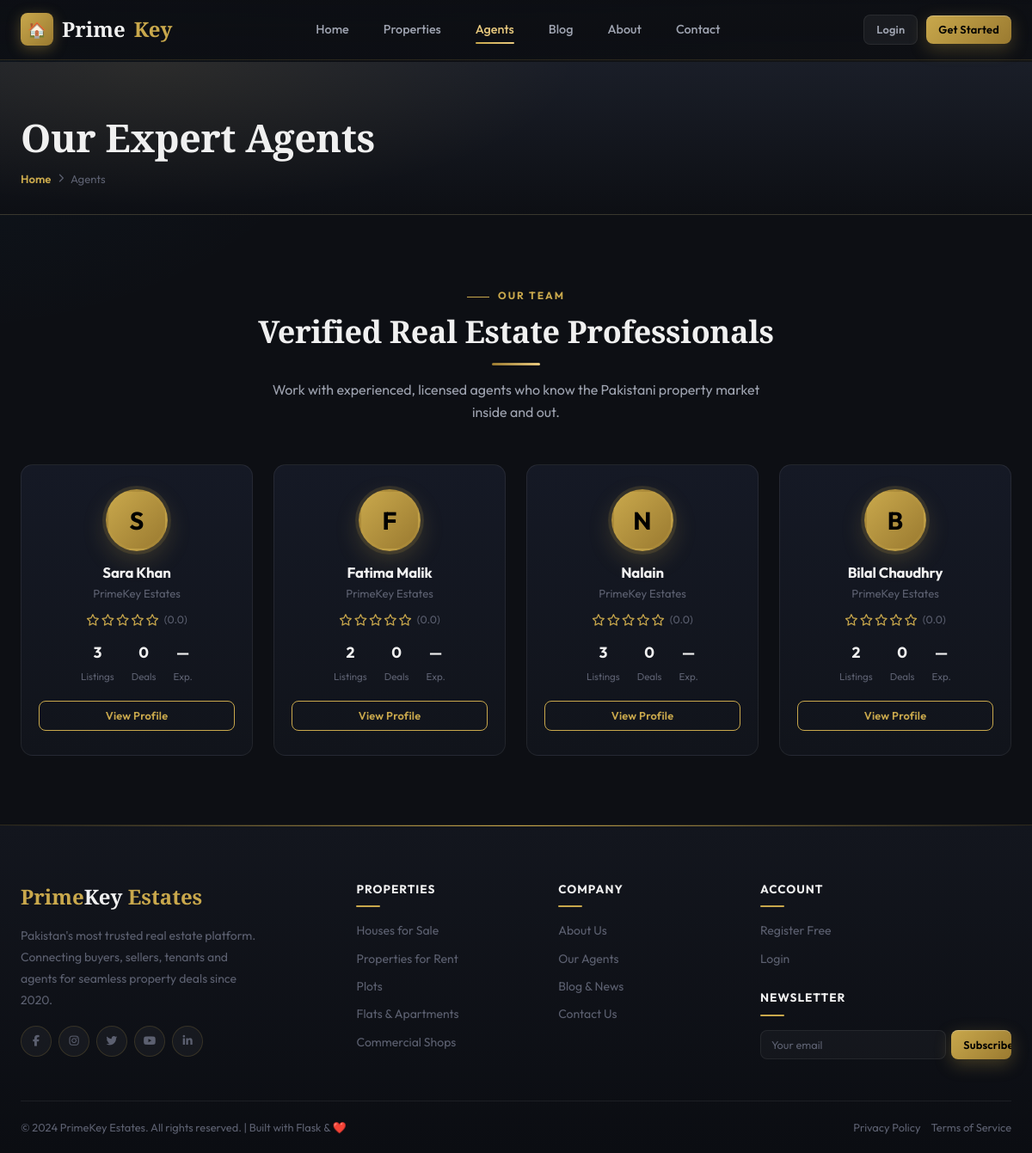
Page /agents on the earlier database version.
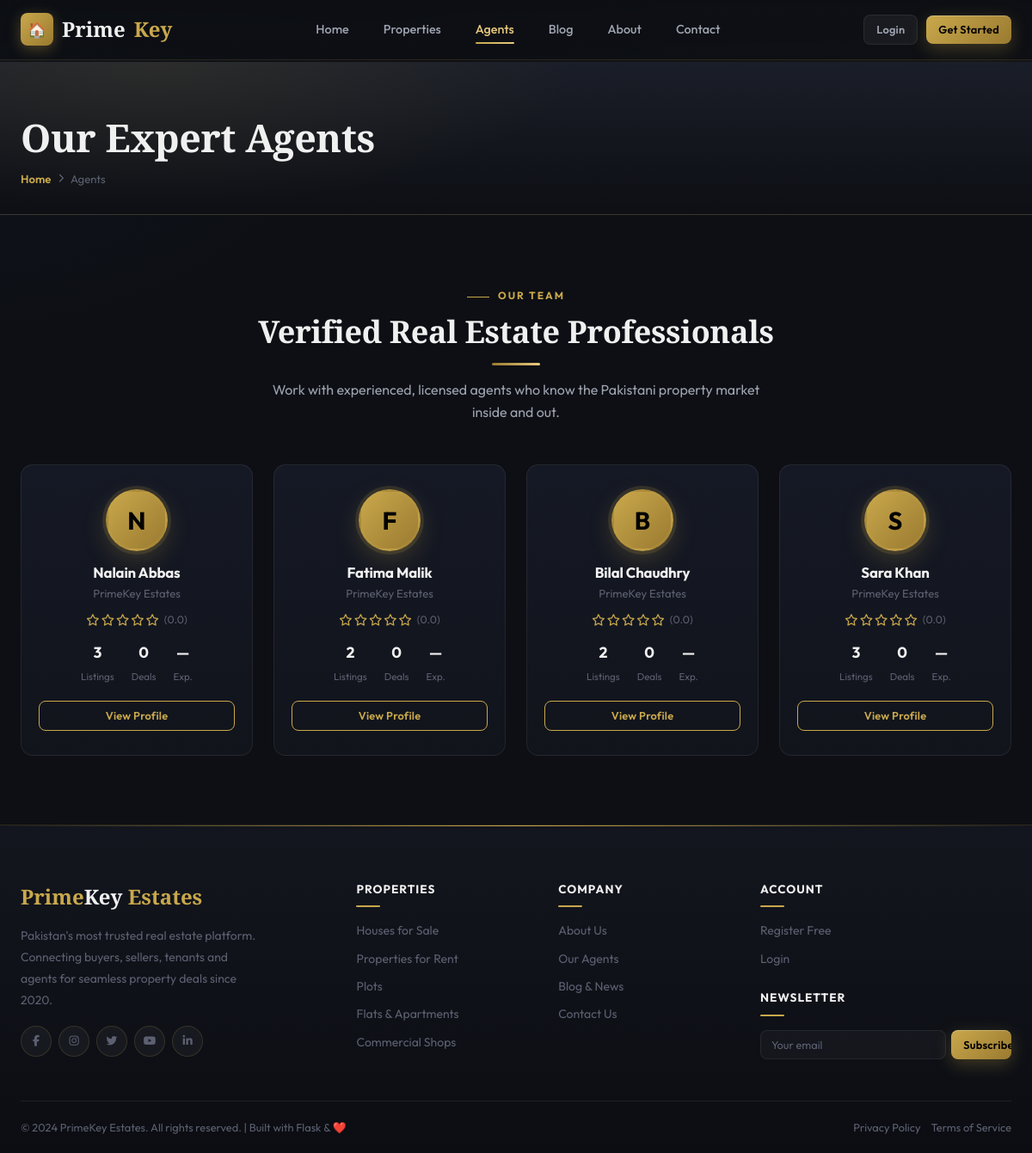
Same page on the later database version.
### app/models.py (models this page shows)
class Agent(db.Model):
    __tablename__ = 'agents'
    id               = db.Column(db.Integer, primary_key=True)
    user_id          = db.Column(db.Integer, db.ForeignKey('users.id'), unique=True, nullable=False)
    agency_name      = db.Column(db.String(150))
    license_no       = db.Column(db.String(50))
    experience_years = db.Column(db.Integer, default=0)
    bio              = db.Column(db.Text)
    rating           = db.Column(db.Float, default=0.0)
    total_deals      = db.Column(db.Integer, default=0)
    user        = db.relationship('User', back_populates='agent_profile')
    properties  = db.relationship('Property', back_populates='agent', lazy=True)
    commissions = db.relationship('Commission', back_populates='agent', lazy=True)
    reviews     = db.relationship('AgentReview', back_populates='agent', lazy=True)
    deals       = db.relationship('Deal', foreign_keys='Deal.agent_id', back_populates='agent', lazy=True)
    site_visits = db.relationship('SiteVisit', foreign_keys='SiteVisit.agent_id', back_populates='agent', lazy=True)

class User(db.Model):
    __tablename__ = 'users'
    id           = db.Column(db.Integer, primary_key=True)
    name         = db.Column(db.String(100), nullable=False)
    email        = db.Column(db.String(120), unique=True, nullable=False)
    password     = db.Column(db.String(200), nullable=False)
    phone        = db.Column(db.String(20))
    cnic         = db.Column(db.String(20))
    profile_pic  = db.Column(db.String(200), default='default_user.png')
    role_id      = db.Column(db.Integer, db.ForeignKey('roles.id'), nullable=False, default=3)
    is_active    = db.Column(db.Boolean, default=True)
    created_at   = db.Column(db.DateTime, default=datetime.utcnow)
    role              = db.relationship('Role', back_populates='users')
    agent_profile     = db.relationship('Agent', back_populates='user', uselist=False)
    favorites         = db.relationship('Favorite', back_populates='client', lazy=True)
    inquiries         = db.relationship('Inquiry', back_populates='client', lazy=True)
    offers            = db.relationship('Offer', back_populates='client', lazy=True)
    deals_as_buyer    = db.relationship('Deal', foreign_keys='Deal.buyer_id', back_populates='buyer', lazy=True)
    site_visits       = db.relationship('SiteVisit', foreign_keys='SiteVisit.client_id', back_populates='client', lazy=True)
    notifications     = db.relationship('Notification', back_populates='user', lazy=True)
    activity_logs     = db.relationship('ActivityLog', back_populates='user', lazy=True)
    blogs             = db.relationship('Blog', back_populates='author', lazy=True)
    shortlists        = db.relationship('Shortlist', back_populates='client', lazy=True)
    property_views    = db.relationship('PropertyView', back_populates='user', lazy=True)
    search_logs       = db.relationship('SearchLog', back_populates='user', lazy=True)
    reviews_given     = db.relationship('AgentReview', back_populates='client', lazy=True)
    rent_as_tenant    = db.relationship('RentAgreement', foreign_keys='RentAgreement.tenant_id', back_populates='tenant', lazy=True)
    maintenance_reqs  = db.relationship('MaintenanceRequest', back_populates='tenant', lazy=True)
    coupon_uses       = db.relationship('CouponUse', back_populates='user', lazy=True)
    business_reports  = db.relationship('BusinessReport', back_populates='generated_by_user', lazy=True)

### app/blueprints/public/routes.py (the view)
@public_bp.route('/agents')
def agents_list():
    agents     = Agent.query.order_by(Agent.rating.desc()).all()
    prop_types = PropertyType.query.all()
    cities     = City.query.all()
    return render_template('agents.html', agents=agents, prop_types=prop_types, cities=cities)

### app/templates/agents.html (shortened to what this page needs)
{% extends 'base.html' %}
{% block content %}
<div class="page-header">
  <div class="container">
    <h1>Our Expert Agents</h1>
    <div class="breadcrumb">
      <a href="{{ url_for('public.index') }}">Home</a>
      <i class="fa-solid fa-chevron-right" style="font-size:0.65rem;"></i>
      <span>Agents</span>
    </div>
  </div>
</div>
<section class="section">
  <div class="container">
    <div class="section-header text-center animate-fade-up">
      <div class="section-eyebrow">Our Team</div>
      <h2 class="section-title">Verified Real Estate Professionals</h2>
      <p class="section-subtitle">Work with experienced, licensed agents who know the Pakistani property market inside and out.</p>
    </div>
    {% if agents %}
    <div class="agent-grid animate-fade-up">
      {% for agent in agents %}
      <div class="agent-card">
        <div class="agent-avatar">{{ agent.user.name[0].upper() }}</div>
        <h3 class="agent-name">{{ agent.user.name }}</h3>
        <p class="agent-agency">
          {% if agent.agent_profile %}{{ agent.agent_profile.agency_name }}{% else %}PrimeKey Estates{% endif %}
        </p>
        <div class="agent-rating">
          {% set r = (agent.agent_profile.rating|float if agent.agent_profile else 0) %}
          {% for i in range(5) %}
            <i class="fa-{{ 'solid' if i < r|int else 'regular' }} fa-star" style="color:var(--gold);font-size:0.85rem;"></i>
          {% endfor %}
          <span style="color:var(--text-muted);font-size:0.78rem;margin-left:4px;">({{ '%.1f'|format(r) }})</span>
        </div>
        <div class="agent-stats">
          <div><strong>{{ agent.properties|length }}</strong><span>Listings</span></div>
          <div><strong>{{ agent.agent_profile.total_deals if agent.agent_profile else 0 }}</strong><span>Deals</span></div>
          <div><strong>{{ (agent.agent_profile.experience_years|string + 'y') if agent.agent_profile else '—' }}</strong><span>Exp.</span></div>
        </div>
        <div class="d-flex flex-col gap-6 mt-8">
          <a href="{{ url_for('public.agent_detail', agent_id=agent.id) }}" class="btn btn-outline btn-sm btn-block">View Profile</a>
        </div>
      </div>
      {% endfor %}
    </div>
    {% endif %}
  </div>
</section>
{% endblock %}

Differences in the rows shown:
changed Agent: user.name "Nalain" → "Nalain Abbas"; moves up the list
changed Agent "Fatima Malik": moves down the list
changed Agent "Bilal Chaudhry": moves up the list
